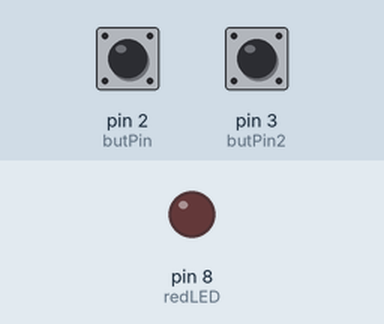
A sketch run on a simulated Arduino Uno, built with avr-gcc and run on an emulated ATmega328P. On the bench: output pins drawn as LEDs (lit = HIGH). The inputs (shaded band) are chosen by the test bench; at power-on: pin 3 (butPin2) HIGH, pin 2 (butPin) HIGH. What the sketch prints to the serial monitor is not drawn.

Above: at 1.2 s.
1.3 s: pin 3 (butPin2) pulled LOW for 0.15 s
At 1.37 s:
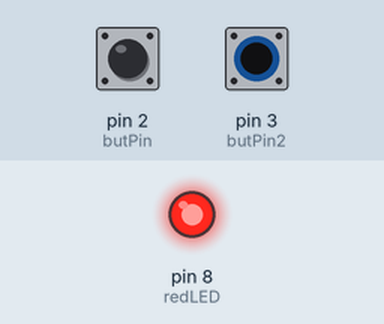
2.9 s: pin 3 (butPin2) pulled LOW for 3.2 s
At 6.8 s:
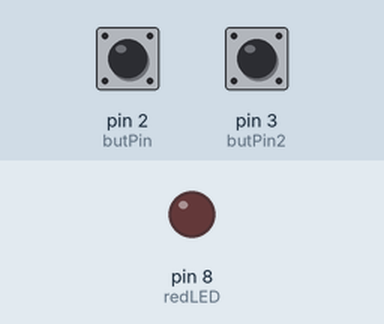
Timing chart, 0 to 8.3 s (numbered marks = the images above; inputs shaded):
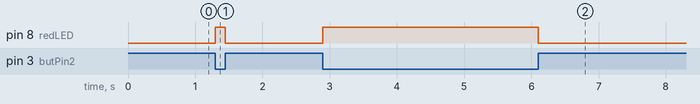

The sketch:

27._millis_intro_3.ino
```cpp
unsigned long event = 5000; // 5 seconds
int butPin=2;
int butVal;
int butPin2=3;
int butVal2;
int redLED=8;

void setup() {
  // put your setup code here, to run once:
Serial.begin(9600);
Serial.println("Introduction to millis");
pinMode(butPin,INPUT);
digitalWrite(butPin,HIGH);
pinMode(butPin2,INPUT);
digitalWrite(butPin2,HIGH);
pinMode(redLED,OUTPUT);
}

void loop() {
  // put your main code here, to run repeatedly:
//Serial.println(millis());
butVal=digitalRead(butPin);
if(butVal==0)
{
if(millis()>=event)
{
  Serial.println("Take action");
}
}
butVal2=digitalRead(butPin2);
if(butVal2==0)
{
  digitalWrite(redLED,HIGH);
}
else
{
  digitalWrite(redLED,LOW);
}
}
```

Measured:
- after the input at 1.3 s, pin 8 (redLED): LOW → HIGH at once, → LOW 0.15 s later
- after the input at 2.9 s, pin 8 (redLED): LOW → HIGH at once, → LOW 3.2 s later
